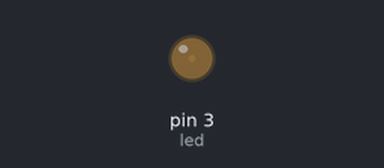
Simulated run of this sketch. Board: Arduino Uno, built with avr-gcc and run on an emulated ATmega328P. On the bench: output pins drawn as LEDs (lit = HIGH).

Above: at 0.05 s.
At 0.65 s:
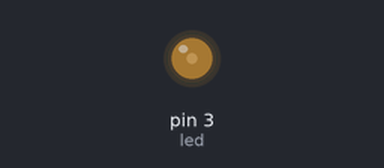
At 1.3 s:
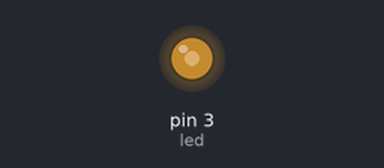
At 2.55 s:
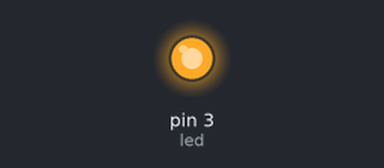
Timing chart, 0 to 5.9 s (numbered marks = the images above):
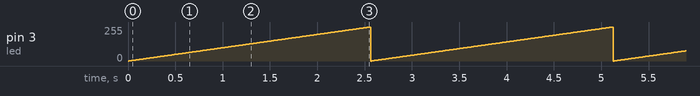

Measured:
- by itself, pin 3 (led): ramps from 0/255 to 255/255 and jumps back, once every 2.6 s

The sketch:

LedAnalogTest.ino
```cpp
int led = 3;

void setup(){
  pinMode(led,OUTPUT);
  Serial.begin(9600);
}

void loop() {
  for(int i = 0; i <= 255; i++){
    analogWrite(led, i);
    delay(10);
  }
}
```
